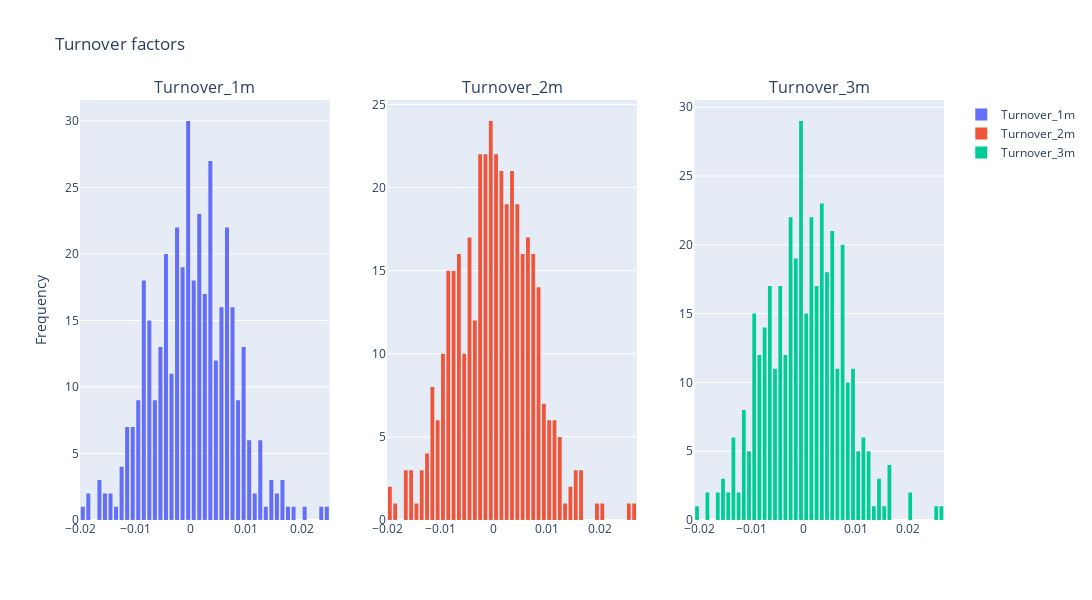

The cell this chart's notebook holds for it:
### Code cell
fig1 = make_subplots(rows=1, cols=3, shared_yaxes=False, subplot_titles=(list(data)[4], list(data)[5], list(data)[6]))

for t in range(4,7):
   t = fig1.add_trace(go.Histogram(x=data[list(data)[t]], name = list(data)[t],xbins = dict(size = 0.001)),row=1, col=t-3)

fig1.update_layout(title='Turnover factors',yaxis_title='Frequency',bargap=0.2, bargroupgap=0.1,height=600,width=1400).show()

### Figure 1 — Plotly figure (JSON) as saved in the notebook; plotly's stock layout.template omitted (floating-point values rounded to 4 significant figures; data arrays with more than 128 entries replaced by an {"elided": "..."} marker saying what was removed)
{"data": [{"name": "Turnover_1m", "type": "histogram", "x": {"elided": "396 float values"}, "xaxis": "x", "xbins": {"size": 0.001}, "yaxis": "y"}, {"name": "Turnover_2m", "type": "histogram", "x": {"elided": "396 float values"}, "xaxis": "x2", "xbins": {"size": 0.001}, "yaxis": "y2"}, {"name": "Turnover_3m", "type": "histogram", "x": {"elided": "396 float values"}, "xaxis": "x3", "xbins": {"size": 0.001}, "yaxis": "y3"}], "layout": {"annotations": [{"font": {"size": 16}, "showarrow": false, "text": "Turnover_1m", "x": 0.1444, "xanchor": "center", "xref": "paper", "y": 1, "yanchor": "bottom", "yref": "paper"}, {"font": {"size": 16}, "showarrow": false, "text": "Turnover_2m", "x": 0.5, "xanchor": "center", "xref": "paper", "y": 1, "yanchor": "bottom", "yref": "paper"}, {"font": {"size": 16}, "showarrow": false, "text": "Turnover_3m", "x": 0.8556, "xanchor": "center", "xref": "paper", "y": 1, "yanchor": "bottom", "yref": "paper"}], "bargap": 0.2, "bargroupgap": 0.1, "height": 600, "title": {"text": "Turnover factors"}, "width": 1400, "xaxis": {"anchor": "y", "domain": [0, 0.2889]}, "xaxis2": {"anchor": "y2", "domain": [0.3556, 0.6444]}, "xaxis3": {"anchor": "y3", "domain": [0.7111, 1]}, "yaxis": {"anchor": "x", "domain": [0, 1], "title": {"text": "Frequency"}}, "yaxis2": {"anchor": "x2", "domain": [0, 1]}, "yaxis3": {"anchor": "x3", "domain": [0, 1]}}}
